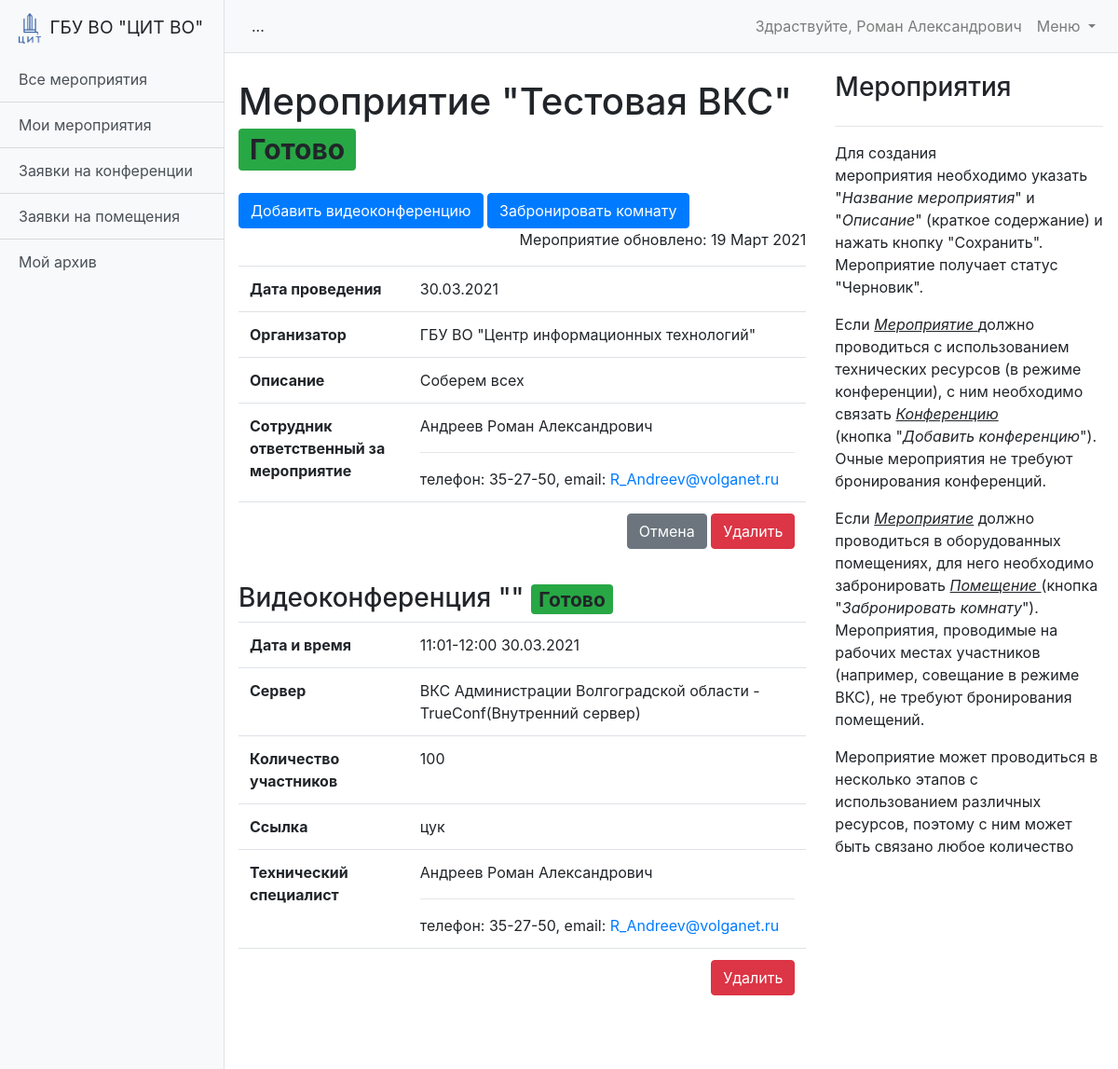
/schedule/event/36 (signed in, upper part), run on an earlier commit of the app's database.
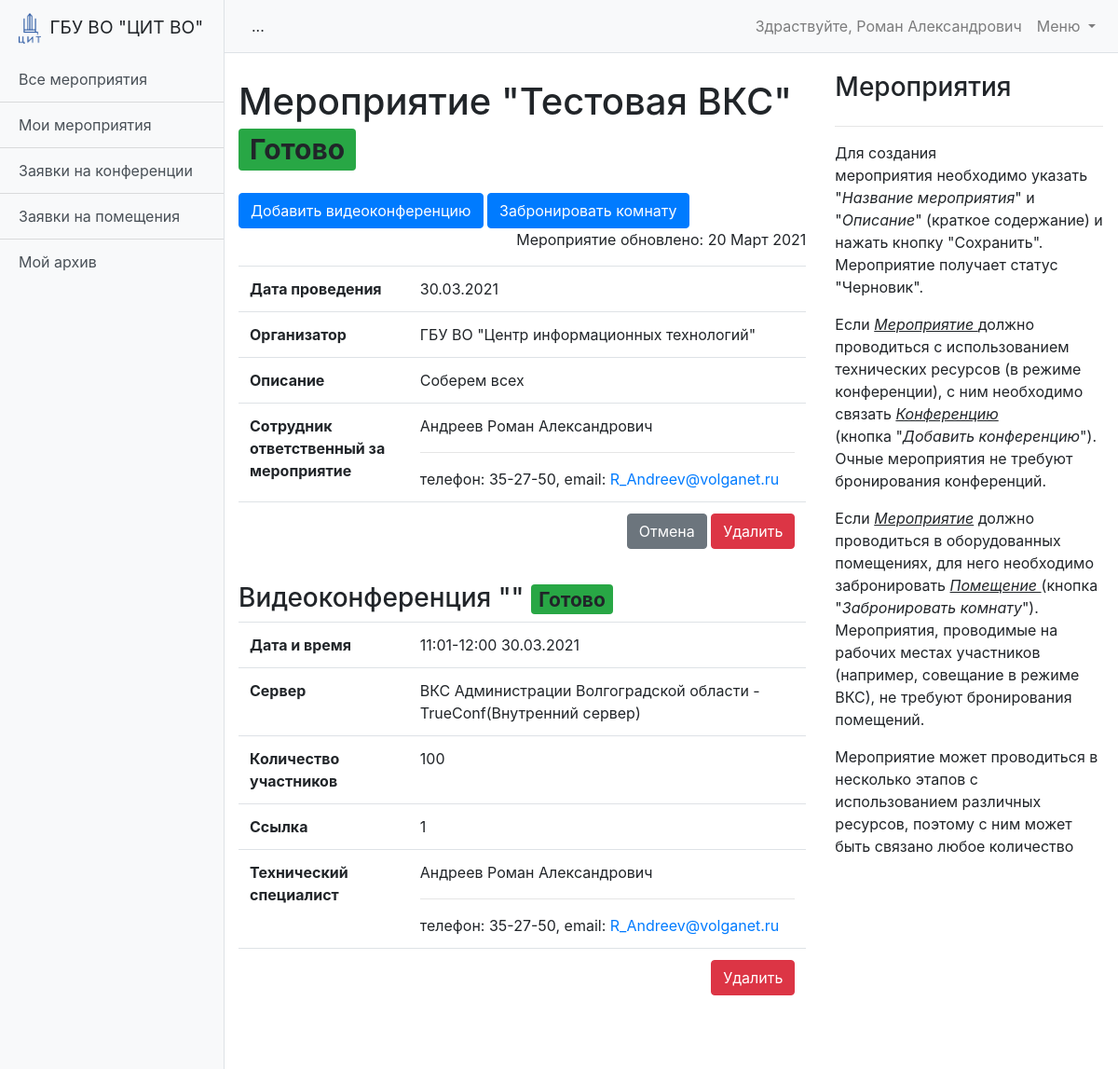
And on a later commit of the database.
### schedule/models.py (models this page shows, shortened)
class Event(models.Model):
    MESSAGES = {
        'create': 'Мероприятие создано!',
        'update': 'Мероприятие изменено!',
        'delete': 'Мероприятие удалено!'
    }
    STATUS_DRAFT = 'draft'
    STATUS_WAIT = 'wait'
    STATUS_READY = 'ready'
    STATUS_REJECTION = 'rejection'
    STATUS_COMPLETED = 'completed'
    STATUS_CHOICES = (
        (STATUS_DRAFT, 'Черновик'),
        (STATUS_WAIT, 'Ожидание'),
        (STATUS_READY, 'Готово'),
        (STATUS_REJECTION, 'Отказ'),
        (STATUS_COMPLETED, 'Окончено')
    )
    name = models.CharField(max_length=255, verbose_name='Название мероприятия')
    description = models.TextField(verbose_name='Описание')
    organization = models.ForeignKey('Organization', verbose_name='Организация', on_delete=models.CASCADE)  # Возможно избыточно
    owner = models.ForeignKey('User', verbose_name='Владелец', on_delete=models.CASCADE)
    date_start = models.DateField(verbose_name='Дата начала мероприятия', null=True, blank=True)
    date_end = models.DateField(verbose_name='Дата окончания мероприятия', null=True, blank=True)
    created_at = models.DateTimeField(auto_now_add=True)
    updated_at = models.DateTimeField(auto_now=True)
    status = models.CharField(
        max_length=100,
        verbose_name='Статус мероприятия',
        choices=STATUS_CHOICES,
        default=STATUS_DRAFT
    )
    def __str__(self):
        return f'Мероприятие "{self.name}" дата: {self.date_start}-{self.date_end}'
    class Meta:
        ordering = ['date_start']
        verbose_name = 'Мероприятие'
        verbose_name_plural = 'Мероприятия'

class Conference(models.Model):
    MESSAGES = {
        'create': 'Видеоконференция создана!',
        'update': 'Видеоконференция изменена!',
        'approve': 'Видеоконференция обработана!',
        'delete': 'Видеоконференция удалена!'
    }
    STATUS_WAIT = 'wait'
    STATUS_READY = 'ready'
    STATUS_REJECTION = 'rejection'
    STATUS_COMPLETED = 'completed'
    STATUS_CHOICES = (
        (STATUS_WAIT, 'Ожидание'),
        (STATUS_READY, 'Готово'),
        (STATUS_REJECTION, 'Отказ'),
        (STATUS_COMPLETED, 'Окончено')
    )
    event = models.ForeignKey('Event', verbose_name='Мероприятие', on_delete=models.CASCADE)
    server = models.ForeignKey('Server', verbose_name='Сервер', on_delete=models.CASCADE)
    owner = models.ForeignKey('User', verbose_name='Владелец', on_delete=models.CASCADE,
                              related_name='conference_owner')
    operator = models.ForeignKey('User', verbose_name='Оператор', on_delete=models.CASCADE,
                                 related_name='conference_operator', null=True, blank=True)
    description = models.TextField(verbose_name='Описание', null=True, blank=True)
    file = models.FileField(upload_to='uploads/%Y/%m/%d/', verbose_name='Файл', null=True, blank=True)
    quota = models.PositiveSmallIntegerField(verbose_name='Количество участников', null=True, blank=True)
    link = models.CharField(max_length=255, verbose_name='Ссылка', null=True, blank=True)
    date = models.DateField(verbose_name='Дата проведения')
    time_start = models.TimeField(verbose_name='Время начала')
    time_end = models.TimeField(verbose_name='Время окончания')
    created_at = models.DateTimeField(auto_now_add=True)
    updated_at = models.DateTimeField(auto_now=True)
    status = models.CharField(
        max_length=100,
        verbose_name='Статус видеоконференции',
        choices=STATUS_CHOICES,
        default=STATUS_WAIT
    )
    comment = models.TextField(verbose_name='Комментарий', null=True, blank=True)
    def __str__(self):
        return f'Конференция на "{self.server}" запланирована на {self.date} с {self.time_start} по {self.time_end}'
    class Meta:
        ordering = ['date', 'time_start']
        verbose_name = 'Конференция'
        verbose_name_plural = 'Конференции'

class Organization(models.Model):
    name = models.CharField(max_length=255, verbose_name='Название организации')
    room = models.ManyToManyField('Room', verbose_name='Доступные помещения', related_name='related_room')
    created_at = models.DateTimeField(auto_now_add=True)
    updated_at = models.DateTimeField(auto_now=True)
    def __str__(self):
        return self.name
    class Meta:
        ordering = ['name']
        verbose_name = 'Организация'
        verbose_name_plural = 'Организации'

class User(AbstractUser):
    is_operator = models.BooleanField(default=False, verbose_name='Опертор')
    is_assistant = models.BooleanField(default=False, verbose_name='Ассистент')
    organization = models.ForeignKey('Organization', verbose_name='Организация', on_delete=models.SET_NULL,
                                     null=True, blank=True)
    subscribe_mail = models.BooleanField(verbose_name='Подписка на почтовую рассылку', default=False)
    telegram = models.CharField(max_length=10, verbose_name='Телеграм чат-id', null=True, blank=True)
    subscribe_telegram = models.BooleanField(verbose_name='Подписка на рассылку в телеграм', default=False)
    phone = models.CharField(max_length=100, verbose_name='Телефон', null=True, blank=True)
    def __str__(self):
        return f'{self.last_name} {self.first_name}'

class Server(models.Model):
    SERVER_TYPE_EXTERNAL = 'external'
    SERVER_TYPE_LOCAL = 'local'
    SERVER_TYPE_CHOICES = (
        (SERVER_TYPE_EXTERNAL, 'Внешний сервер'),
        (SERVER_TYPE_LOCAL, 'Внутренний сервер')
    )
    name = models.CharField(max_length=255, verbose_name='Название сервера')
    application = models.ForeignKey('Application', verbose_name='Приложение', on_delete=models.CASCADE)
    server_address = models.CharField(max_length=50, verbose_name='Адрес сервера', null=True, blank=True)
    quota = models.PositiveSmallIntegerField(verbose_name='Количество лицензий')
    operators = models.ManyToManyField('User', verbose_name='Операторы')
    created_at = models.DateTimeField(auto_now_add=True)
    updated_at = models.DateTimeField(auto_now=True)
    server_type = models.CharField(
        max_length=100,
        verbose_name='Тип сервера',
        choices=SERVER_TYPE_CHOICES,
        default=SERVER_TYPE_LOCAL
    )
    def __str__(self):
        if self.application:
            return f'{self.name } - {self.application}'
        return self.name
    class Meta:
        ordering = ['name']
        verbose_name = 'Сервер'
        verbose_name_plural = 'Сервера'

class Application(models.Model):
    name = models.CharField(max_length=255, verbose_name='Название приложения')
    created_at = models.DateTimeField(auto_now_add=True)
    updated_at = models.DateTimeField(auto_now=True)
    def __str__(self):
        return self.name
    class Meta:
        ordering = ['name']
        verbose_name = 'Приложение'
        verbose_name_plural = 'Приложения'

### schedule/views/event.py (the view)
# urls.py: path('event/<int:pk>', EventDetailView.as_view(), name='event_detail'),
class EventDetailView(LoginRequiredMixin, HelpMixin, DetailView):
    model = Event
    def get_context_data(self, **kwargs):
        context = super().get_context_data(**kwargs)
        context['conferences'] = Conference.objects.filter(event=self.object)
        context['bookings'] = Booking.objects.filter(event=self.object)
        return context

### schedule/templatetags/custom_filter.py (called while the page is built)
@register.filter
def get_postfix(status):
    return status_postfix_css_class.get(status)

### schedule/views/mixins.py (called while the page is built)
    def get_url_pattern(self):
        return re.sub(r'\d+', '*.*', self.request.path) + ';'

    def get_context_data(self, **kwargs):
        context = super().get_context_data(**kwargs)
        context['help'] = Page.objects.filter(urls__icontains=self.get_url_pattern()).first()
        return context

### schedule/templates/schedule/event_detail.html (shortened to what this page needs)
{% extends 'schedule/base.html' %}
{% load custom_filter %}
{% block data %}
<h1 class="mt-4" >Мероприятие "{{ event.name }}"
<span class="badge bg-{{ event.status|get_postfix }}">{{ event.get_status_display  }}</span>
</h1>
<div class="mt-4">
  <a class="btn btn-primary" href="{% url 'conference_create' pk=event.pk %}" role="button">Добавить видеоконференцию</a>
  <a class="btn btn-primary" href="{% url 'booking_create' pk=event.pk %}" role="button">Забронировать комнату</a>
</div>
<p class="text text-right">Мероприятие обновлено: {{ event.created_at|date:"d F Y" }}</p>
<table class="table">
  <tbody>
  <tr>
    <th width="30%">Дата проведения</th>
    <td>
      {% if event.date_start == event.date_end %}{{ event.date_start|date:"d.m.Y" }}
      {% else %}{{ event.date_start|date:"d.m" }}-{{ event.date_end|date:"d.m.Y" }}
      {% endif %}
    </td>
  </tr>
  <tr>
    <th>Организатор</th>
    <td>{{ event.organization }}</td>
  </tr>
  <tr>
    <th>Описание</th>
    <td>{{ event.description }}</td>
  </tr>
  <tr>
    <th>Сотрудник ответственный за мероприятие</th>
    <td>
      {{ event.owner }}<hr>
      телефон: {{ event.owner.phone }},
      email: <a href="mailto:{{ event.owner.email }}?subject={{ event }}">{{ event.owner.email }}</a>
    </td>
  </tr>
  <tr>
    <th></th>
    <td align="right">
      <a class="btn btn-secondary" href="{{ request.META.HTTP_REFERER }}" role="button">Отмена</a>
      {% if event.owner == request.user and event.status != 'completed' %}
      <a class="btn btn-danger" href="{% url 'event_delete' pk=event.pk %}" role="button">Удалить</a>
      {% endif %}
    </td>
  </tr>
  </tbody>
</table>
{% if conferences %}
{% for conference in conferences %}
<h3 class="mt-4">Видеоконференция "{{ conference.application }}"
  <span class="badge bg-{{ conference.status|get_postfix }}">{{ conference.get_status_display  }}</span>
</h3>
<table class="table">
  <tbody>
  <tr>
    <th width="30%">Дата и время</th>
    <td>{{ conference.time_start|date:"H:i" }}-{{ conference.time_end|date:"H:i" }} {{ conference.date|date:"d.m.Y" }}</td>
  </tr>
  <tr>
    <th>Сервер</th>
    <td>{{ conference.server }}({{ conference.server.get_server_type_display }})</td>
  </tr>
  <tr>
    <th>Количество участников</th>
    <td>{{ conference.quota|default_if_none:'' }}</td>
  </tr>
  <tr>
    <th>Ссылка</th>
    <td>{{ conference.link|default_if_none:'' }}</td>
  </tr>
  <tr>
    <th>Технический специалист</th>
    <td>
      {% if conference.operator %}
      {{ conference.operator }}<hr>
      телефон: {{ conference.operator.phone }},
      email: <a href="mailto:{{ conference.operator.email }}?subject={{ conference }}">{{ conference.operator.email }}</a>
      {% else %}
      Специалист еще не назначен
      {% endif %}
    </td>
  </tr>
  <tr>
    <th></th>
    <td align="right">
      {% if conference.owner == request.user and conference.status != 'completed' %}
      <a class="btn btn-danger" href="{% url 'conference_delete' pk=conference.pk %}" role="button">Удалить</a>
      {% endif %}
    </td>
  </tr>
  </tbody>
</table>
{% endfor %}
{% endif %}
{% endblock data %}

What changed in the data, as far as the page shows it:
changed Event "Тестовая ВКС": created_at "19 Март 2021" → "20 Март 2021"
changed Conference "Готово": link "цук" → "1"
